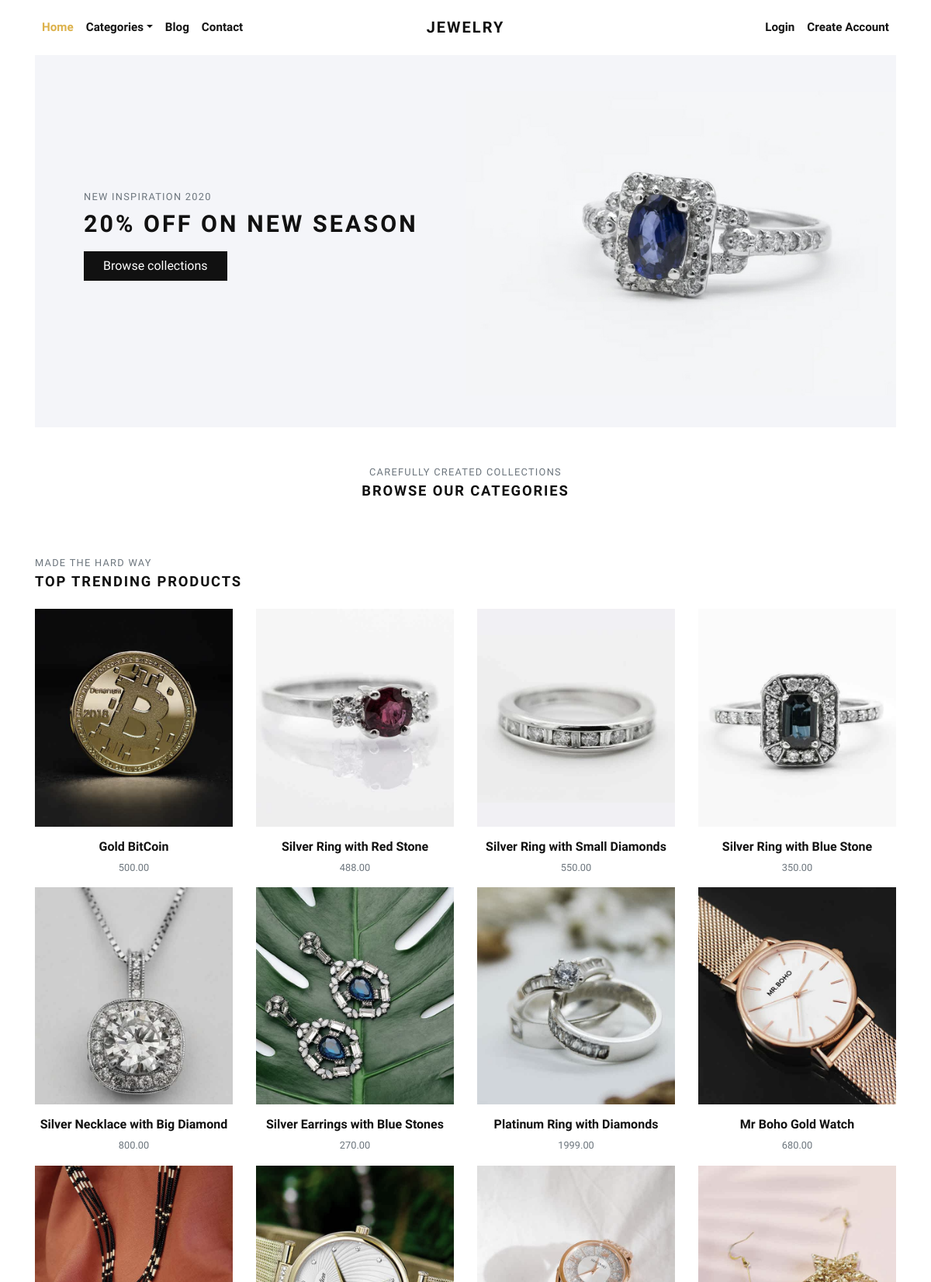
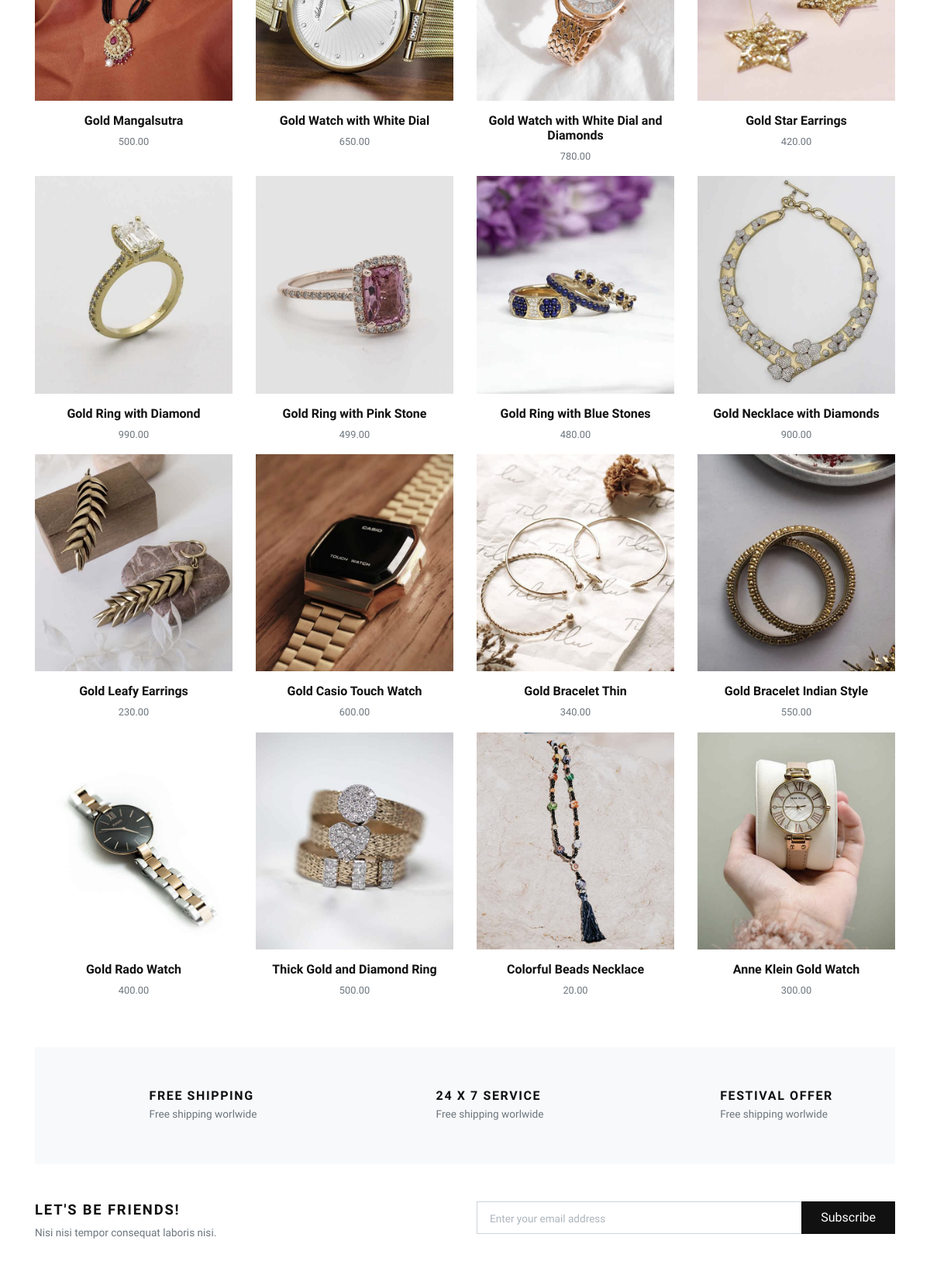
The page / (upper part) on the database its author committed (2 pictures, top to bottom).
### store/models.py (models this page shows, shortened)
class Product(models.Model):
    title = models.CharField(max_length=150, verbose_name="Product Title")
    slug = models.SlugField(max_length=160, verbose_name="Product Slug")
    sku = models.CharField(max_length=255, unique=True, verbose_name="Unique Product ID (SKU)")
    short_description = models.TextField(verbose_name="Short Description")
    detail_description = models.TextField(blank=True, null=True, verbose_name="Detail Description")
    product_image = models.ImageField(upload_to='product', blank=True, null=True, verbose_name="Product Image")
    price = models.DecimalField(max_digits=8, decimal_places=2)
    stock_quantity = models.PositiveIntegerField(default=0, verbose_name="Stock Quantity")
    category = models.ForeignKey(Category, verbose_name="Product Categoy", on_delete=models.CASCADE)
    is_active = models.BooleanField(verbose_name="Is Active?")
    is_featured = models.BooleanField(verbose_name="Is Featured?")
    created_at = models.DateTimeField(auto_now_add=True, verbose_name="Created Date")
    updated_at = models.DateTimeField(auto_now=True, verbose_name="Updated Date")
    class Meta:
        verbose_name_plural = 'Products'
        ordering = ('-created_at', )

### store/views.py (the view)
# urls.py: path('', views.home, name="home"),
def home(request):
    products = Product.objects.all()
    return render(request, 'store/index.html', {'products': products})

### store/context_preprocessors.py (called while the page is built)
def store_menu(request):
    categories = Category.objects.filter(is_active=True)
    context = {
        'categories_menu': categories,
    }
    return context

def cart_menu(request):
    if request.user.is_authenticated:
        cart_items= Cart.objects.filter(user=request.user)
        context = {
            'cart_items': cart_items,
        }
    else:
        context = {}
    return context

### templates/store/index.html (shortened to what this page needs)
{% extends 'base.html' %}
{% load static %}
{% block content %}
      <div class="container">
        <section class="hero pb-3 bg-cover bg-center d-flex align-items-center" style="background: url({% static 'img/hero-jewlrey-banner.jpg' %})">
          <div class="container py-5">
            <div class="row px-4 px-lg-5">
              <div class="col-lg-6">
                <p class="text-muted small text-uppercase mb-2">New Inspiration 2020</p>
                <h1 class="h2 text-uppercase mb-3">20% off on new season</h1><a class="btn btn-dark" href="{% url 'store:all-categories' %}">Browse collections</a>
              </div>
            </div>
          </div>
        </section>
        <section class="pt-5">
          <header class="text-center">
            <p class="small text-muted small text-uppercase mb-1">Carefully created collections</p>
            <h2 class="h5 text-uppercase mb-4">Browse our categories</h2>
          </header>
        </section>
        <section class="py-5">
          <header>
            <p class="small text-muted small text-uppercase mb-1">Made the hard way</p>
            <h2 class="h5 text-uppercase mb-4">Top trending products</h2>
          </header>
          <div class="row">
            {% if products %}
              {% for product in products %}
                <div class="col-xl-3 col-lg-4 col-sm-6">
                  <div class="product text-center">
                    <div class="position-relative mb-3">
                      <a class="d-block" href="{% url 'store:product-detail' product.slug %}">
                        {% if product.product_image %}
                          <img class="img-fluid w-100" src="{{ product.product_image.url }}" alt="{{product.title}}">
                        {% else %}
                          <img class="img-fluid w-100" src="{% static 'img/product-1.jpg' %}" alt="{{product.title}}">
                        {% endif %}
                      </a>
                    </div>
                    <h6> <a class="reset-anchor" href="detail.html">{{ product.title }}</a></h6>
                    <p class="small text-muted">{{product.price}}</p>
                  </div>
                </div>
              {% endfor %}
            {% endif %}
          </div>
        </section>
        <section class="py-5 bg-light">
          <div class="container">
            <div class="row text-center">
              <div class="col-lg-4 mb-3 mb-lg-0">
                <div class="d-inline-block">
                  <div class="media align-items-end">
                    <svg class="svg-icon svg-icon-big svg-icon-light">
                      <use xlink:href="#delivery-time-1"> </use>
                    </svg>
                    <div class="media-body text-left ml-3">
                      <h6 class="text-uppercase mb-1">Free shipping</h6>
                      <p class="text-small mb-0 text-muted">Free shipping worlwide</p>
                    </div>
                  </div>
                </div>
              </div>
              <div class="col-lg-4 mb-3 mb-lg-0">
                <div class="d-inline-block">
                  <div class="media align-items-end">
                    <svg class="svg-icon svg-icon-big svg-icon-light">
                      <use xlink:href="#helpline-24h-1"> </use>
                    </svg>
                    <div class="media-body text-left ml-3">
                      <h6 class="text-uppercase mb-1">24 x 7 service</h6>
                      <p class="text-small mb-0 text-muted">Free shipping worlwide</p>
                    </div>
                  </div>
                </div>
              </div>
              <div class="col-lg-4">
                <div class="d-inline-block">
                  <div class="media align-items-end">
                    <svg class="svg-icon svg-icon-big svg-icon-light">
                      <use xlink:href="#label-tag-1"> </use>
                    </svg>
                    <div class="media-body text-left ml-3">
                      <h6 class="text-uppercase mb-1">Festival offer</h6>
                      <p class="text-small mb-0 text-muted">Free shipping worlwide</p>
                    </div>
                  </div>
                </div>
              </div>
            </div>
          </div>
        </section>
        <section class="py-5">
          <div class="container p-0">
            <div class="row">
              <div class="col-lg-6 mb-3 mb-lg-0">
                <h5 class="text-uppercase">Let's be friends!</h5>
                <p class="text-small text-muted mb-0">Nisi nisi tempor consequat laboris nisi.</p>
              </div>
              <div class="col-lg-6">
                <form action="#">
                  <div class="input-group flex-column flex-sm-row mb-3">
                    <input class="form-control form-control-lg py-3" type="email" placeholder="Enter your email address" aria-describedby="button-addon2">
                    <div class="input-group-append">
                      <button class="btn btn-dark btn-block" id="button-addon2" type="submit">Subscribe</button>
                    </div>
                  </div>
                </form>
              </div>
            </div>
          </div>
        </section>
      </div>
      {% endblock content %}

### jewelryshop/static/css/style.default.css (style rules this page uses)
.text-small { font-size: 0.85rem !important; }
.hero { min-height: 30rem; }
.product img { -webkit-filter: grayscale(40%); filter: grayscale(40%); transition: all 0.3s; }
.text-uppercase { text-transform: uppercase; letter-spacing: 0.1em; }
.bg-cover { background-size: cover !important; }
.bg-center { background-position: center center !important; }
.reset-anchor { color: inherit; transition: all 0.3s; }
.svg-icon { width: 32px; height: 32px; vertical-align: text-bottom; stroke: currentColor; stroke-width: 3; --layer1: currentColor; --layer2: currentColor; --layer3: currentColor; }
.svg-icon.svg-icon-light { stroke-width: 2; }
.svg-icon-big { width: 48px; height: 48px; }
.btn { font-weight: 400; border: 1px solid transparent; font-family: inherit; padding: 0.375rem 1.5rem; font-size: 1rem; line-height: 1.5; border-radius: 0; transition: color 0.15s ease-in-out, background-color 0.15s ease-in-out, border-color 0.15s ease-in-out, box-shadow 0.15s ease-in-out; }
.btn-dark { color: #fff; background-color: #111111; border-color: #111111; }
body { font-family: "Libre Franklin", sans-serif; font-size: 1rem; font-weight: 400; line-height: 1.5; color: #111111; background-color: #fff; }
a { color: #dcb14a; text-decoration: none; }
h1, h2, h3, h4, h5, h6, .h1, .h2, .h3, .h4, .h5, .h6 { margin-bottom: 0.5rem; font-family: inherit; font-weight: 900; line-height: 1.2; color: inherit; }
h1, .h1 { font-size: 2.2rem; }
h2, .h2 { font-size: 1.9rem; }
h5, .h5 { font-size: 1.15rem; }
h6, .h6 { font-size: 1rem; }
small, .small { font-size: 80%; font-weight: 400; }
.bg-light { background-color: #f8f9fa !important; }
.form-control { padding: 0.375rem 0.75rem; font-size: 1rem; line-height: 1.5; color: #495057; background-color: #fff; border: 1px solid #ced4da; border-radius: 0; transition: border-color 0.15s ease-in-out, box-shadow 0.15s ease-in-out; }
.form-control::placeholder { color: #adb5bd; font-size: 0.85rem; font-weight: 400; }
.form-control-lg { padding: 0.5rem 1rem; font-size: 1rem; line-height: 1.5; border-radius: 0; }

### rows shown on the page
Product: product_image (picture), title "Gold BitCoin", price "500.00"
Product: product_image (picture), title "Silver Ring with Red Stone", price "488.00"
Product: product_image (picture), title "Silver Ring with Small Diamonds", price "550.00"
Product: product_image (picture), title "Silver Ring with Blue Stone", price "350.00"
Product: product_image (picture), title "Silver Necklace with Big Diamond", price "800.00"
Product: product_image (picture), title "Silver Earrings with Blue Stones", price "270.00"
Product: product_image (picture), title "Platinum Ring with Diamonds", price "1999.00"
Product: product_image (picture), title "Mr Boho Gold Watch", price "680.00"
Product: product_image (picture), title "Gold Mangalsutra", price "500.00"
Product: product_image (picture), title "Gold Watch with White Dial", price "650.00"
Product: product_image (picture), title "Gold Watch with White Dial and Diamonds", price "780.00"
Product: product_image (picture), title "Gold Star Earrings", price "420.00"
Product: product_image (picture), title "Gold Ring with Diamond", price "990.00"
Product: product_image (picture), title "Gold Ring with Pink Stone", price "499.00"
Product: product_image (picture), title "Gold Ring with Blue Stones", price "480.00"
Product: product_image (picture), title "Gold Necklace with Diamonds", price "900.00"
Product: product_image (picture), title "Gold Leafy Earrings", price "230.00"
Product: product_image (picture), title "Gold Casio Touch Watch", price "600.00"
Product: product_image (picture), title "Gold Bracelet Thin", price "340.00"
Product: product_image (picture), title "Gold Bracelet Indian Style", price "550.00"
Product: product_image (picture), title "Gold Rado Watch", price "400.00"
Product: product_image (picture), title "Thick Gold and Diamond Ring", price "500.00"
Product: product_image (picture), title "Colorful Beads Necklace", price "20.00"
Product: product_image (picture), title "Anne Klein Gold Watch", price "300.00"
